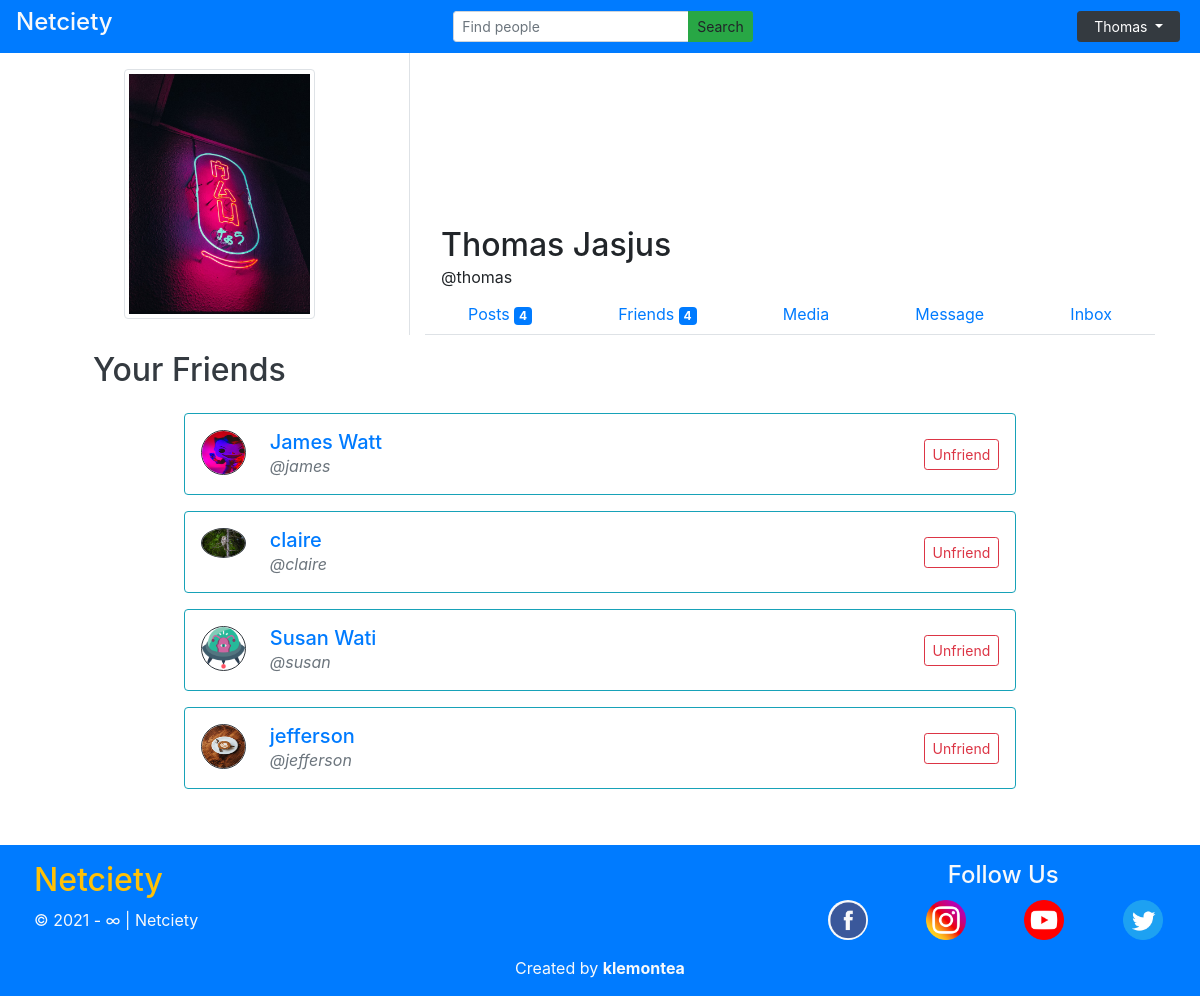
The page /members/dashboard?src=friends (signed in) on the database its author committed.
### tables this page shows
CREATE TABLE `member` (
  `member_id` int(11) NOT NULL,
  `username` varchar(255) NOT NULL,
  `member_fname` varchar(255) NOT NULL,
  `member_lname` varchar(255) NOT NULL,
  `member_email` varchar(255) NOT NULL,
  `member_password` varchar(255) NOT NULL,
  `member_profile_photo` varchar(255) NOT NULL,
  `member_total_friend` int(11) NOT NULL DEFAULT 0,
  `member_total_post` int(11) NOT NULL DEFAULT 0,
  `member_date_creation` date NOT NULL
);

CREATE TABLE `friendrequest` (
  `request_id` int(255) NOT NULL,
  `sender_id` int(255) NOT NULL,
  `receiver_id` int(255) NOT NULL,
  `request_status` varchar(15) NOT NULL DEFAULT 'open',
  `request_date` datetime NOT NULL
);

### functions.php (called while the page is built, shortened)
<?php
function getUsername($member_id)
{
    global $connection;
    $query = "SELECT * FROM member WHERE member_id = $member_id";
    $memberQuery = mysqli_query($connection, $query);
    $row = mysqli_fetch_array($memberQuery);
    return $row['username'];
}
function getFirstName($member_id)
{
    global $connection;
    $query = "SELECT * FROM member WHERE member_id = $member_id";
    $memberQuery = mysqli_query($connection, $query);
    $row = mysqli_fetch_array($memberQuery);
    return $row['member_fname'];
}
function getLastName($member_id)
{
    global $connection;
    $query = "SELECT * FROM member WHERE member_id = $member_id";
    $memberQuery = mysqli_query($connection, $query);
    $row = mysqli_fetch_array($memberQuery);
    return $row['member_lname'];
}
function getTotalFriend($member_id)
{
    global $connection;
    $query = "SELECT * FROM member WHERE member_id = $member_id";
    $memberQuery = mysqli_query($connection, $query);
    $row = mysqli_fetch_array($memberQuery);
    return $row['member_total_friend'];
}
function getTotalPost($member_id)
{
    global $connection;
    $query = "SELECT * FROM member WHERE member_id = $member_id";
    $memberQuery = mysqli_query($connection, $query);
    $row = mysqli_fetch_array($memberQuery);
    return $row['member_total_post'];
}
function usernameOrName($username, $fname, $lname)
{
    return $fname . " " . $lname;
}
function getImage($member_id)
{
    global $connection;
    $query = "SELECT * FROM member WHERE member_id = $member_id";
    $getQuery = mysqli_query($connection, $query);
    $row = mysqli_fetch_array($getQuery);
    return $row['member_profile_photo'];
}

### members/dashboard/friends.php (the view, shortened to what this page needs)
<div class="row">
    <h2 class='my-3 ml-5 text-dark'>Your Friends</h2>
</div>
<div class="row">
    <?php
    $self_id = $_SESSION['id'];
    $query = "SELECT * FROM friendrequest
            WHERE sender_id = $self_id AND request_status = 'accept'
            OR receiver_id = $self_id AND request_status = 'accept'";
    $getQuery = mysqli_query($connection, $query);
    if (mysqli_num_rows($getQuery) == 0) {
        echo "<h5 class='mt-5 mx-auto'>You haven't made any friends yet.</h5>";
    } else {
        while ($row = mysqli_fetch_array($getQuery)) {
            if ($row['sender_id'] != $self_id) {
                $friend_id = $row['sender_id'];
                $username = getUsername($friend_id);
                $fname = ucfirst(getFirstName($friend_id));
                $lname = ucfirst(getLastName($friend_id));
                $image = getImage($friend_id);
            } elseif ($row['sender_id'] == $self_id) {
                $friend_id = $row['receiver_id'];
                $username = getUsername($friend_id);
                $fname = ucfirst(getFirstName($friend_id));
                $lname = ucfirst(getLastName($friend_id));
                $image = getImage($friend_id);
            }
    ?>
            <div class="media my-2 p-3 border border-info rounded w-75 mx-auto">
                <a class="mr-4" href="../Fprofiles?user=<?php echo $username; ?>">
                    <img src="<?php echo (empty($image)) ? "../../images/memberphoto.png" : "../images/$image"; ?>" alt="Member Profile Photo" class="border border-dark rounded-circle" style="width:45px; max-height:45px;">
                </a>
                <div class="media-body">
                    <div class="row d-flex align-items-center">
                        <div class="col-9">
                            <h5 class="my-0">
                                <a href="../Fprofiles?user=<?php echo $username; ?>" class="text-decoration-none">
                                    <?php echo (empty($fname)) ? $username : $fname . " " . $lname; ?>
                                </a>
                            </h5>
                            <p class="text-secondary m-0"><i>@<?php echo $username; ?></i></p>
                        </div>
                        <div class="col-3">
                            <a href="../friend_req.php?answer=unfriend&origin=<?php echo $self_id; ?>&target=<?php echo $friend_id; ?>">
                                <button class="btn btn-sm btn-outline-danger float-right">Unfriend</button>
                            </a>
                        </div>
                    </div>
                </div>
            </div>
    <?php
        }
    }
    ?>
</div>

### members/dashboard/index.php (shortened to what this page needs)
<?php include "../includes/header.php"; ?>
<?php include "../../db.php"; ?>
<?php
if (isset($_SESSION['id'])) {
    $self_id = $_SESSION['id'];
    if (isset($_GET['src'])) {
        $source = $_GET['src'];
    } else {
        $source = '';
    }
    $self_username = getUsername($self_id);
    $self_fname = ucfirst(getFirstName($self_id));
    $self_lname = ucfirst(getLastName($self_id));
    $self_image = getImage($self_id);
    $self_countFriend = getTotalFriend($self_id);
    $self_countPost = getTotalPost($self_id);
} else {
    header("../index.php");
}
?>
<div class="container bg-white">
    <div class="row">
        <div class="col-4 border-right">
            <img src=<?php echo (empty($self_image)) ? "../../images/memberphoto.png" : "../images/$self_image"; ?> alt="profile picture" class="img-thumbnail mx-auto d-block my-3 rounded" style="height:250px;">
        </div>
        <div class="col-8 d-flex flex-column justify-content-between">
            <div class="row mt-auto ml-3">
                <h2 class="mb-0"><?php echo usernameOrName($self_username, $self_fname, $self_lname); ?></h2>
            </div>
            <p class="ml-3 mb-1">@<?php echo $self_username; ?></p>
            <ul class="nav nav-tabs  d-flex justify-content-around">
                <li class="nav-item">
                    <a class="nav-link" href="/netciety/members/dashboard?src=posts">
                        Posts
                        <span class="badge badge-primary">
                            <?php echo $self_countPost; ?>
                        </span>
                    </a>
                </li>
                <li class="nav-item">
                    <a class="nav-link" href="/netciety/members/dashboard?src=friends">
                        Friends
                        <span class="badge badge-primary">
                            <?php echo $self_countFriend; ?>
                        </span>
                    </a>
                </li>
                <li class="nav-item">
                    <a class="nav-link" href="/netciety/members/dashboard?src=media">
                        Media
                    </a>
                </li>
                <li class="nav-item">
                    <a class="nav-link" href="/netciety/members/dashboard?src=message">
                        Message
                    </a>
                </li>
                <li class="nav-item">
                    <a class="nav-link" href="/netciety/members/dashboard?src=inbox">
                        Inbox
                    </a>
                </li>
            </ul>
        </div>
    </div>
    <div class="container">
        <?php
        switch ($source) {
            case 'friends':
                include "friends.php";
                break;
        }
        ?>
    </div>
</div>
<?php include "../includes/footer.php"; ?>

### rows shown on the page
member: member_profile_photo (picture), usernameOrName($self_username, $self_fname, $self_lname) "Thomas Jasjus", username "thomas", member_total_post "4", member_total_friend "4"
friendrequest: sender.member_profile_photo (picture), sender.member_fname "James", sender.member_lname "Watt", sender.username "james"
friendrequest: sender.member_profile_photo (picture), sender.username "claire"
friendrequest: receiver.member_fname "Susan", receiver.member_lname "Wati", receiver.username "susan"
friendrequest: receiver.member_profile_photo (picture), receiver.username "jefferson"

### other values the page prints
$_SESSION['fname'] "Thomas"
